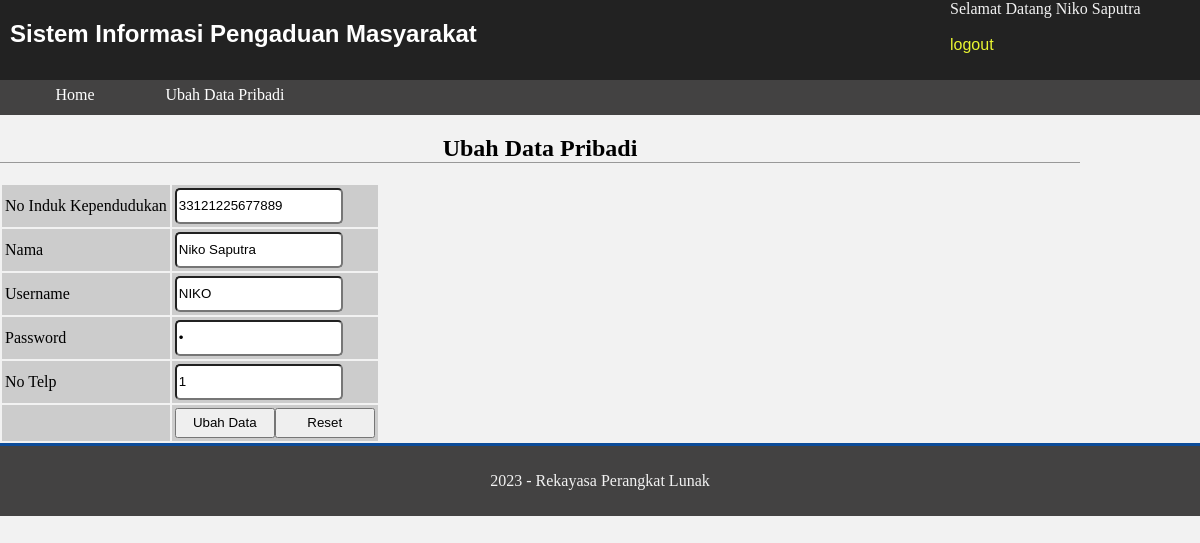
Screenshot of /masyarakat/ubahdata.php (signed in) with the database file from the repository.
### tables this page shows
CREATE TABLE `masyarakat` (
  `nik` char(16) NOT NULL,
  `nama` varchar(35) NOT NULL,
  `username` varchar(25) NOT NULL,
  `password` varchar(32) NOT NULL,
  `telp` varchar(13) NOT NULL
);

### masyarakat/ubahdata.php (the view, shortened to what this page needs)
<?php
include "../inc/koneksi.php";
$kueri_identitas = mysqli_query($konek, "SELECT * FROM masyarakat WHERE nik =
'" . $_SESSION['ses_idmasyarakat'] . "'");
$data_identitas = mysqli_fetch_array($kueri_identitas);
?>
<!DOCTYPE html>
<html>
<head>
    <link rel="stylesheet" type="text/css" href="stylemasyarakat.css">
</head>
<body>
    <header>
        <h1>Sistem Informasi Pengaduan Masyarakat</h1>
        <div class="identitas">Selamat Datang
            <?php echo $data_identitas[1]; ?><br><br>
            <a href="aksimasyarakat.php?a=logout">logout</a>
        </div>
    </header>
    <nav>
        <ul>
            <li><a href="index.php">Home</a></li>
            <li><a href="ubahdata.php">Ubah Data Pribadi</a></li>
        </ul>
    </nav>
    <div class="content">
        <h2>Ubah Data Pribadi</h2>
        <form name="f_ubahdata" method="post" action="aksimasyarakat.php?a=ubahdata" enctype="multipart/form-data">
            <table border="0">
                <tr>
                    <td>No Induk Kependudukan</td>
                    <td><input type="text" name="nik" readonly value="<?php echo $data_identitas[0]; ?>"
                            class="inputan"></td>
                </tr>
                <tr>
                    <td>Nama</td>
                    <td><input type="text" name="nama" value="<?php echo
                        $data_identitas[1]; ?>" class="inputan"></td>
                </tr>
                <tr>
                    <td>Username</td>
                    <td><input type="text" name="pengguna" value="<?php echo
                        $data_identitas[2]; ?>" class="inputan"></td>
                </tr>
                <tr>
                    <td>Password</td>
                    <td><input type="password" name="sandi" value="<?php echo
                        $data_identitas[3]; ?>" class="inputan"></td>
                </tr>
                <tr>
                    <td>No Telp</td>
                    <td><input type="text" name="telp" value="<?php echo
                        $data_identitas[4]; ?>" class="inputan"></td>
                </tr>
                <tr>
                    <td>&nbsp;</td>
                    <td><input type="submit" value="Ubah Data" class="tombol"><input type="reset" value="Reset"
                            class="tombol"></td>
                </tr>
            </table>
        </form>
    </div>
    <footer>
        <p>2023 - Rekayasa Perangkat Lunak</p>
    </footer>
</body>
</html>

### masyarakat/stylemasyarakat.css (style rules this page uses)
body { margin: 0; padding: 0; background: #f2f2f2; }
header { margin: 0; padding: 0; background: #222222; display: block; height: 80px; color: #f2f2f2; }
header h1 { margin: 0; padding: 20px 10px 10px 10px; font-size: 24px; font-family: Arial,Helvetica; width: 600px; float: left; color: #fff; }
nav { background: #434242; width: 100%; height: 35px; display: block; }
nav ul { height:35px; margin: 0; padding: 0; }
nav ul li { margin: 0; padding: 0; text-align: center; display: inline; line-height: 30px; }
nav ul li a, nav ul li a:link, nav ul li a:visited, nav ul li a:active { text-decoration: none; color: #fff; margin: 0; padding: 0; height: 35px; width: 150px; display: block; float: left; }
footer { clear: both; display: block; background: #434242; border-top: solid 3px #0c4b98; color: #f2f2f2; height: 50px; text-align: center; padding: 10px; }
h2 { text-align: center; border-bottom: solid 1px #999; }
.content { width: 90%; clear: both; float: left; margin: 0 auto 0 auto; display: block; }
.content td { background: #ccc; height: 30px; padding: 3px; }
.identitas { width: 250px; height: 100px; display: block; float: right; }
.identitas a, .identitas a:link, .identitas a:visited, .identitas a:active { text-decoration: none; color: #e9f531; font-size: 16px; font-family: Arial,Helvetica; }
.tombol { width: 100px; height: 30px; display: block; float: left; }
.inputan { width: 80%; height: 30px; border-radius: 5px; }

### rows the page displays
masyarakat: nama "Niko Saputra", nik "33121225677889", pengguna "NIKO", telp "1"
